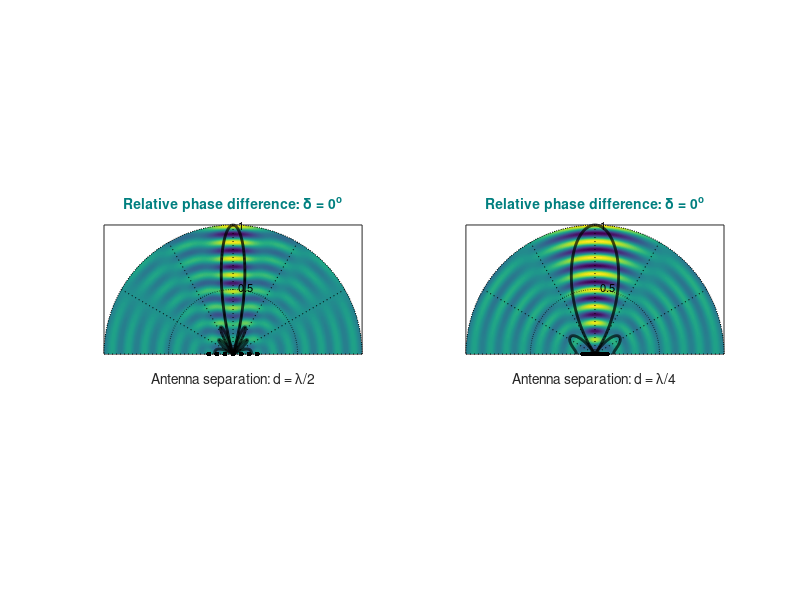
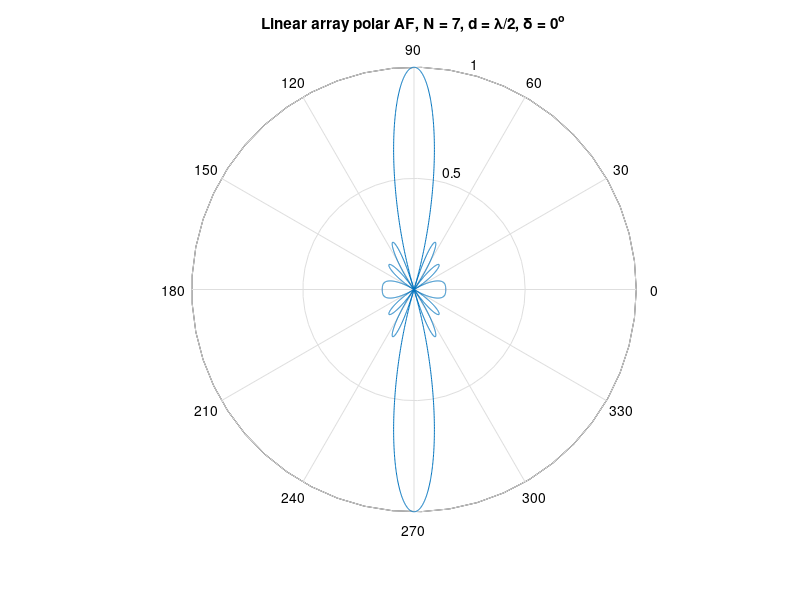
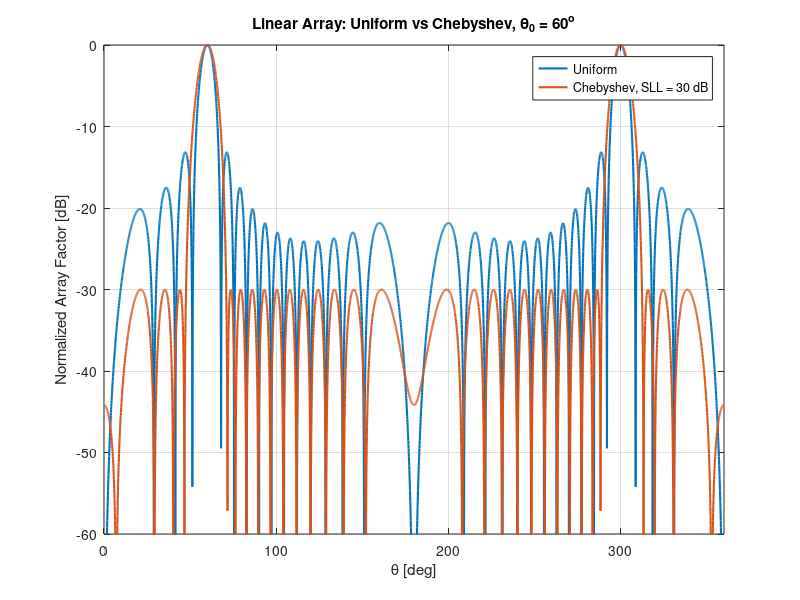
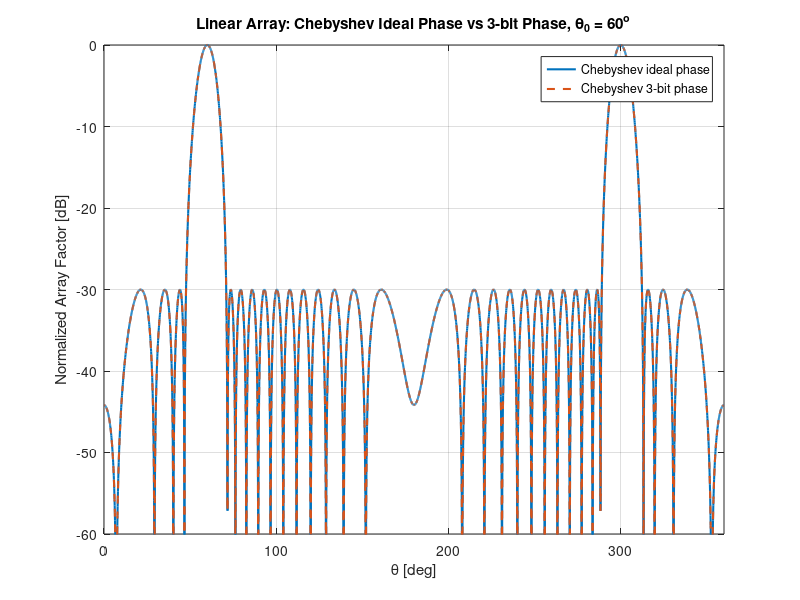

The MATLAB source for these figures, in order: (Note: this script raises an error after producing the figures.)
function results = s9()
% Complete phased-array MATLAB demo combining:
%   1) Original-style spatial field snapshots E(x,y,t)
%   2) Original-style polar array-factor plots
%   3) Chebyshev amplitude tapering
%   4) 3-bit reference comparison and 1-5 bit phase-quantization study
%   5) Linear vs circular array comparison
%   6) Numerical metrics: HPBW, PSLL, pointing error, quantization loss
%   7) Circular-array Chebyshev tapering and phase quantization
%   8) Side-by-side 55/60 deg phase-quantization plots, metrics, and table
% All studies use the SAME array-centered phase reference as s7.m.

clear; clc; close all;
set(0,'defaultFigureColor',[1 1 1]);

%  1. Physical and numerical parameters
freq   = 28e9;          % Hz
c      = 3e8;          % m/s
lambda = c/freq;       % wavelength
T      = 1/freq;       % period
omega  = 2*pi*freq;    % angular frequency
k      = 2*pi/lambda;  % wavenumber

% Angular grid for array-factor plots
theta = linspace(0, 2*pi, 4001);
thetaDeg = theta*180/pi;

% Spatial grid parameters for field snapshots
Ns = 30;               % samples per wavelength
Rmax = 8*lambda;       % field view radius
t0 = 0;                % one time snapshot

%  2. Original-style visualization, like the first demo
%  7-element linear array, d = lambda/2 and d = lambda/4, broadside

N0 = 7;
theta0_original = pi/2;       % broadside for linear array along x-axis
ampUniform7 = ones(N0,1);

[xLin_half,    yLin_half]    = linearArray2D(N0, lambda/2);
[xLin_quarter, yLin_quarter] = linearArray2D(N0, lambda/4);

figure('Name','Original-style field snapshots');
subplot(1,2,1);
plotFieldSnapshotAxes(gca, xLin_half, yLin_half, ampUniform7, theta, ...
    theta0_original, k, omega, t0, lambda, Ns, Rmax, inf, true, ...
    'Antenna separation: d = \lambda/2', ...
    'Relative phase difference: \delta = 0^o');

subplot(1,2,2);
plotFieldSnapshotAxes(gca, xLin_quarter, yLin_quarter, ampUniform7, theta, ...
    theta0_original, k, omega, t0, lambda, Ns, Rmax, inf, true, ...
    'Antenna separation: d = \lambda/4', ...
    'Relative phase difference: \delta = 0^o');

% Original-style polar plot of the array factor
AF_original = arrayFactor2D(xLin_half, yLin_half, ampUniform7, theta, ...
    theta0_original, k, inf);

figure('Name','Original-style polar array factor');
polar(theta, AF_original/max(AF_original));
title('Linear array polar AF, N = 7, d = \lambda/2, \delta = 0^o');

%  3. Extended study parameters
N = 16;                 % number of elements for the extended study
d = lambda/2;           % nominal inter-element spacing
theta0_deg = 60;        % off-broadside steering angle
theta0 = theta0_deg*pi/180;

SLL = 30;               % Chebyshev sidelobe target in dB
B = 3;                  % 3-bit baseline for the original comparisons
analysisSectorDeg = 180;

if exist('chebwin','file') ~= 2
    error(['chebwin was not found. It requires the Signal Processing Toolbox. ', ...
           'Install it or replace wCheb with another taper.']);
end

%  4. Create geometries
[xLin, yLin]   = linearArray2D(N, d);
[xCirc, yCirc] = circularArray2D(N, d);

%  5. Amplitude weights
wUniform = ones(N,1);

wCheb = chebwin(N, SLL);
wCheb = wCheb / max(wCheb);

%  6. Compute array factors
% Linear array
AF_lin_uniform_ideal = arrayFactor2D(xLin, yLin, wUniform, theta, theta0, k, inf);
AF_lin_cheb_ideal    = arrayFactor2D(xLin, yLin, wCheb,    theta, theta0, k, inf);
AF_lin_uniform_q     = arrayFactor2D(xLin, yLin, wUniform, theta, theta0, k, B);
AF_lin_cheb_q        = arrayFactor2D(xLin, yLin, wCheb,    theta, theta0, k, B);

% Circular array
AF_circ_uniform_ideal = arrayFactor2D(xCirc, yCirc, wUniform, theta, theta0, k, inf);
AF_circ_uniform_q     = arrayFactor2D(xCirc, yCirc, wUniform, theta, theta0, k, B);
AF_circ_cheb_ideal    = arrayFactor2D(xCirc, yCirc, wCheb,    theta, theta0, k, inf);
AF_circ_cheb_q        = arrayFactor2D(xCirc, yCirc, wCheb,    theta, theta0, k, B);

% Extended phase-quantization study: linear Chebyshev, 1-5 bits.
% IMPORTANT: Keep the array-centered phase reference used in s7.m.
% No first-element phase subtraction is applied at any resolution.
% Evaluate over the FRONT half-plane to avoid the mirrored main beam of
% a linear array (the full 0-360 deg pattern contains front/back ambiguity).
% Use a fine 0.01-deg angular sampling grid for accurate numerical metrics.
bitValues = 1:5;
steeringAnglesDeg = [55 60];
thetaStudy = linspace(0, pi, 18001);
thetaStudyDeg = thetaStudy*180/pi;
nAngles = numel(steeringAnglesDeg);
nBits = numel(bitValues);

AFstudyIdeal = cell(nAngles,1);
AFstudyQuant = cell(nAngles,nBits);
metricsIdeal = cell(nAngles,1);
metricsQuant = cell(nAngles,nBits);
lossPeak_dB = zeros(nAngles,nBits);
lossTarget_dB = zeros(nAngles,nBits);
psll_dB = zeros(nAngles,nBits);
pointingError_deg = zeros(nAngles,nBits);
hpbw_deg = zeros(nAngles,nBits);

for ia = 1:nAngles
    steer = steeringAnglesDeg(ia)*pi/180;
    AFstudyIdeal{ia} = arrayFactor2D(xLin, yLin, wCheb, thetaStudy, steer, k, inf);
    % sectorDeg = 360 includes the entire sampled front half-plane.
    metricsIdeal{ia} = patternMetrics(thetaStudy, AFstudyIdeal{ia}, steer, 360);

    [~, idxTarget] = min(abs(thetaStudy - steer));
    idealPeak = max(AFstudyIdeal{ia});

    for ib = 1:nBits
        bits = bitValues(ib);
        AFstudyQuant{ia,ib} = arrayFactor2D(xLin, yLin, wCheb, ...
                                             thetaStudy, steer, k, bits);
        metricsQuant{ia,ib} = patternMetrics(thetaStudy, ...
                                             AFstudyQuant{ia,ib}, steer, 360);

        % dB loss of the actual pattern peak, relative to the ideal peak.
        lossPeak_dB(ia,ib) = 20*log10(idealPeak / ...
                                      max(AFstudyQuant{ia,ib}));
        % dB loss exactly at the REQUESTED steering angle.
        lossTarget_dB(ia,ib) = 20*log10(idealPeak / ...
                                        AFstudyQuant{ia,ib}(idxTarget));
        psll_dB(ia,ib) = metricsQuant{ia,ib}.PSLLdB;
        pointingError_deg(ia,ib) = metricsQuant{ia,ib}.pointingErrorDeg;
        hpbw_deg(ia,ib) = metricsQuant{ia,ib}.HPBWdeg;
    end
end

%  7. dB plots for analytical comparison
figure('Name','Linear uniform vs Chebyshev');
plot(thetaDeg, normDb(AF_lin_uniform_ideal), 'LineWidth', 1.5); hold on;
plot(thetaDeg, normDb(AF_lin_cheb_ideal),    'LineWidth', 1.5);
grid on; ylim([-60 0]); xlim([0 360]);
xlabel('\theta [deg]');
ylabel('Normalized Array Factor [dB]');
title(['Linear Array: Uniform vs Chebyshev, \theta_0 = ' num2str(theta0_deg) '^o']);
legend('Uniform', ['Chebyshev, SLL = ' num2str(SLL) ' dB']);

figure('Name','Linear phase quantization');
plot(thetaDeg, normDb(AF_lin_cheb_ideal), 'LineWidth', 1.5); hold on;
plot(thetaDeg, normDb(AF_lin_cheb_q), '--', 'LineWidth', 1.5);
grid on; ylim([-60 0]); xlim([0 360]);
xlabel('\theta [deg]');
ylabel('Normalized Array Factor [dB]');
title(['Linear Array: Chebyshev Ideal Phase vs ' num2str(B) '-bit Phase, \theta_0 = ' num2str(theta0_deg) '^o']);
legend('Chebyshev ideal phase', ['Chebyshev ' num2str(B) '-bit phase']);

% Both angles in one figure: fixed ideal-peak reference is preferred
% because it shows gain loss AND distortion simultaneously. No duplicate
% self-normalized figure (which hides gain loss) is generated.
lineTypes = {'--','-.',':','--','-'};
lineColors = lines(nBits);
legendText = [{'Ideal'}, arrayfun(@(b) sprintf('%d-bit',b), ...
                                   bitValues, 'UniformOutput', false)];
figure('Name','Linear Chebyshev: 55 and 60 deg (same centered reference)');
for ia = 1:nAngles
    subplot(1,2,ia);
    idealPeak = max(AFstudyIdeal{ia});
    plot(thetaStudyDeg, 20*log10(AFstudyIdeal{ia}/idealPeak + eps), ...
         'k-', 'LineWidth', 2);
    hold on;
    for ib = 1:nBits
        plot(thetaStudyDeg, ...
             20*log10(AFstudyQuant{ia,ib}/idealPeak + eps), ...
             'LineStyle', lineTypes{ib}, 'Color', lineColors(ib,:), ...
             'LineWidth', 1.5);
    end
    grid on; xlim([0 180]); ylim([-60 2]);
    xlabel('Angle [deg]');
    ylabel('Array factor relative to ideal peak [dB]');
    title(sprintf('Linear Chebyshev, steering = %d deg', ...
                  steeringAnglesDeg(ia)));
    legend(legendText, 'Location', 'southwest');
end

figure('Name','Linear vs circular');
plot(thetaDeg, normDb(AF_lin_uniform_ideal),  'LineWidth', 1.5); hold on;
plot(thetaDeg, normDb(AF_circ_uniform_ideal), 'LineWidth', 1.5);
grid on; ylim([-60 0]); xlim([0 360]);
xlabel('\theta [deg]');
ylabel('Normalized Array Factor [dB]');
title(['Linear Array vs Circular Array, \theta_0 = ' num2str(theta0_deg) '^o']);
legend('Linear array', 'Circular array');

figure('Name','Circular uniform vs Chebyshev');
plot(thetaDeg, normDb(AF_circ_uniform_ideal), 'LineWidth', 1.5); hold on;
plot(thetaDeg, normDb(AF_circ_cheb_ideal),    'LineWidth', 1.5);
grid on; ylim([-60 0]); xlim([0 360]);
xlabel('\theta [deg]');
ylabel('Normalized Array Factor [dB]');
title(['Circular Array: Uniform vs Chebyshev, \theta_0 = ' num2str(theta0_deg) '^o']);
legend('Circular uniform', ['Circular Chebyshev, SLL = ' num2str(SLL) ' dB']);

figure('Name','Circular phase quantization');
plot(thetaDeg, normDb(AF_circ_uniform_ideal), 'LineWidth', 1.5); hold on;
plot(thetaDeg, normDb(AF_circ_uniform_q), '--', 'LineWidth', 1.5);
grid on; ylim([-60 0]); xlim([0 360]);
xlabel('\theta [deg]');
ylabel('Normalized Array Factor [dB]');
title(['Circular Array: Uniform Ideal Phase vs ' num2str(B) '-bit Phase, \theta_0 = ' num2str(theta0_deg) '^o']);
legend('Circular uniform ideal phase', ['Circular uniform ' num2str(B) '-bit phase']);

figure('Name','Circular Chebyshev phase quantization');
plot(thetaDeg, normDb(AF_circ_cheb_ideal), 'LineWidth', 1.5); hold on;
plot(thetaDeg, normDb(AF_circ_cheb_q), '--', 'LineWidth', 1.5);
grid on; ylim([-60 0]); xlim([0 360]);
xlabel('\theta [deg]');
ylabel('Normalized Array Factor [dB]');
title(['Circular Array: Chebyshev Ideal Phase vs ' num2str(B) '-bit Phase, \theta_0 = ' num2str(theta0_deg) '^o']);
legend('Circular Chebyshev ideal phase', ['Circular Chebyshev ' num2str(B) '-bit phase']);

%  8. Extended field snapshots, now including tapering, quantization,
%  and circular geometry
figure('Name','Extended field snapshots');
subplot(1,3,1);
plotFieldSnapshotAxes(gca, xLin, yLin, wCheb, theta, theta0, k, omega, ...
    t0, lambda, Ns, Rmax, B, false, ...
    ['Linear Chebyshev, ' num2str(B) '-bit phase'], ...
    ['\theta_0 = ' num2str(theta0_deg) '^o']);

subplot(1,3,2);
plotFieldSnapshotAxes(gca, xCirc, yCirc, wUniform, theta, theta0, k, omega, ...
    t0, lambda, Ns, Rmax, B, false, ...
    ['Circular uniform, ' num2str(B) '-bit phase'], ...
    ['\theta_0 = ' num2str(theta0_deg) '^o']);

subplot(1,3,3);
plotFieldSnapshotAxes(gca, xCirc, yCirc, wCheb, theta, theta0, k, omega, ...
    t0, lambda, Ns, Rmax, B, false, ...
    ['Circular Chebyshev, ' num2str(B) '-bit phase'], ...
    ['\theta_0 = ' num2str(theta0_deg) '^o']);

%  9. Metrics for the original comparisons (3-bit baseline)
m_lin_uniform_ideal  = patternMetrics(theta, AF_lin_uniform_ideal, theta0, analysisSectorDeg);
m_lin_cheb_ideal     = patternMetrics(theta, AF_lin_cheb_ideal,    theta0, analysisSectorDeg);
m_lin_cheb_q         = patternMetrics(theta, AF_lin_cheb_q,        theta0, analysisSectorDeg);
m_circ_uniform_ideal = patternMetrics(theta, AF_circ_uniform_ideal, theta0, analysisSectorDeg);
m_circ_uniform_q     = patternMetrics(theta, AF_circ_uniform_q,     theta0, analysisSectorDeg);
m_circ_cheb_ideal    = patternMetrics(theta, AF_circ_cheb_ideal,    theta0, analysisSectorDeg);
m_circ_cheb_q        = patternMetrics(theta, AF_circ_cheb_q,        theta0, analysisSectorDeg);

loss_lin_cheb_q_dB  = quantizationLoss(theta, AF_lin_cheb_ideal, ...
                                      AF_lin_cheb_q, theta0, analysisSectorDeg);
loss_circ_q_dB      = quantizationLoss(theta, AF_circ_uniform_ideal, ...
                                      AF_circ_uniform_q, theta0, analysisSectorDeg);
loss_circ_cheb_q_dB = quantizationLoss(theta, AF_circ_cheb_ideal, ...
                                      AF_circ_cheb_q, theta0, analysisSectorDeg);

fprintf('\n============================================================\n');
fprintf('Final phased-array demo metrics\n');
fprintf('freq = %.3e Hz, lambda = %.3f m\n', freq, lambda);
fprintf('N = %d, d/lambda = %.3f, baseline steering = %.1f deg\n', ...
        N, d/lambda, theta0_deg);
fprintf('Original 3-bit metrics use a +/- %.1f deg angular sector.\n', ...
        analysisSectorDeg/2);
fprintf('============================================================\n\n');

printMetrics('Linear uniform ideal', m_lin_uniform_ideal);
printMetrics('Linear Chebyshev ideal', m_lin_cheb_ideal);
printMetrics(sprintf('Linear Chebyshev %d-bit', B), m_lin_cheb_q);
fprintf('Linear Chebyshev %d-bit peak gain loss: %.3f dB\n\n', ...
        B, loss_lin_cheb_q_dB);

% 10. Comparison table, including ideal reference for both angles.
% 'PeakGainLoss' compares the peaks of the actual and ideal patterns;
% 'TargetGainLoss' compares their response at the desired steering angle.
nRows = nAngles * (nBits + 1);
steeringCol = zeros(nRows,1);
caseCol = cell(nRows,1);
peakLossCol = zeros(nRows,1);
targetLossCol = zeros(nRows,1);
psllCol = zeros(nRows,1);
errorCol = zeros(nRows,1);
hpbwCol = zeros(nRows,1);

ir = 0;
for ia = 1:nAngles
    ir = ir + 1;
    steeringCol(ir) = steeringAnglesDeg(ia);
    caseCol{ir} = 'Ideal';
    peakLossCol(ir) = 0;
    targetLossCol(ir) = 0;
    psllCol(ir) = metricsIdeal{ia}.PSLLdB;
    errorCol(ir) = metricsIdeal{ia}.pointingErrorDeg;
    hpbwCol(ir) = metricsIdeal{ia}.HPBWdeg;

    for ib = 1:nBits
        ir = ir + 1;
        steeringCol(ir) = steeringAnglesDeg(ia);
        caseCol{ir} = sprintf('%d-bit', bitValues(ib));
        peakLossCol(ir) = lossPeak_dB(ia,ib);
        targetLossCol(ir) = lossTarget_dB(ia,ib);
        psllCol(ir) = psll_dB(ia,ib);
        errorCol(ir) = pointingError_deg(ia,ib);
        hpbwCol(ir) = hpbw_deg(ia,ib);
    end
end

results = table(steeringCol, caseCol, peakLossCol, targetLossCol, ...
                psllCol, errorCol, hpbwCol, ...
                'VariableNames', {'Steering_deg', 'Resolution', ...
                'PeakGainLoss_dB', 'TargetGainLoss_dB', 'PSLL_dB', ...
                'PointingError_deg', 'HPBW_deg'});

fprintf('============================================================\n');
fprintf('LINEAR CHEBYSHEV: 1-5 BITS AT 55 AND 60 DEG\n');
fprintf('Metrics use the front half-plane 0-180 deg, 0.01 deg grid.\n');
fprintf('Gain loss is POSITIVE for degradation, PSLL is negative.\n');
fprintf('Signed pointing error = nearest equal-height main peak - target angle.\n');
fprintf('NOTE: 1-bit phase can produce a symmetric equal-height beam (PSLL near 0 dB).\n');
fprintf('Phase reference and quantizer match s7.m (array centered, MATLAB round).\n');
fprintf('============================================================\n');
disp(results);

figure('Name','Quantization metrics at 55 and 60 deg (1-5 bits)');
angleColors = lines(nAngles);
subplot(1,3,1);
hold on;
for ia = 1:nAngles
    plot(bitValues, lossPeak_dB(ia,:), '-o', 'LineWidth', 1.8, ...
         'Color', angleColors(ia,:), 'MarkerSize', 6);
end
grid on; xlim([0.8 5.2]); xticks(bitValues);
xlabel('Phase resolution [bits]'); ylabel('Peak gain loss [dB]');
title('Gain loss');
legend({'55 deg','60 deg'}, 'Location','northeast');

subplot(1,3,2);
hold on;
for ia = 1:nAngles
    plot(bitValues, psll_dB(ia,:), '-o', 'LineWidth', 1.8, ...
         'Color', angleColors(ia,:), 'MarkerSize', 6);
end
grid on; xlim([0.8 5.2]); xticks(bitValues);
xlabel('Phase resolution [bits]'); ylabel('PSLL [dB]');
title('Peak sidelobe level');
legend({'55 deg','60 deg'}, 'Location','northeast');

subplot(1,3,3);
hold on;
for ia = 1:nAngles
    plot(bitValues, abs(pointingError_deg(ia,:)), '-o', ...
         'LineWidth', 1.8, 'Color', angleColors(ia,:), ...
         'MarkerSize', 6);
end
grid on; xlim([0.8 5.2]); xticks(bitValues);
xlabel('Phase resolution [bits]'); ylabel('|Pointing error| [deg]');
title('Absolute pointing error');
legend({'55 deg','60 deg'}, 'Location','northeast');

printMetrics('Circular uniform ideal', m_circ_uniform_ideal);
printMetrics(['Circular uniform ' num2str(B) '-bit'], m_circ_uniform_q);
fprintf('Circular uniform quantization peak loss: %.3f dB\n\n', loss_circ_q_dB);

printMetrics('Circular Chebyshev ideal', m_circ_cheb_ideal);
printMetrics(['Circular Chebyshev ' num2str(B) '-bit'], m_circ_cheb_q);
fprintf('Circular Chebyshev quantization peak loss: %.3f dB\n', loss_circ_cheb_q_dB);

fprintf('============================================================\n');

end

% Local functions
function [x, y] = linearArray2D(N, d)
    n = (0:N-1).';
    x = (n - (N-1)/2) * d;
    y = zeros(N,1);
end

function [x, y] = circularArray2D(N, d)
    n = (0:N-1).';

    % Radius chosen so that adjacent chord spacing is approximately d
    R = d / (2*sin(pi/N));

    alpha = 2*pi*n/N;
    x = R*cos(alpha);
    y = R*sin(alpha);
end

function AF = arrayFactor2D(x, y, amp, theta, theta0, k, phaseBits)

    x = x(:);
    y = y(:);
    amp = amp(:);

    phi = steeringPhases(x, y, theta0, k, phaseBits);
    w = amp .* exp(1j*phi);

    AF = zeros(size(theta));
    for it = 1:length(theta)
        spatialPhase = k*(x*cos(theta(it)) + y*sin(theta(it)));
        AF(it) = abs(sum(w .* exp(1j*spatialPhase)));
    end
end

function phi = steeringPhases(x, y, theta0, k, phaseBits)

    % Same array-centered reference as s7.m.
    % No subtraction of phi(1): all phases are quantized as in s7.m.
    phi = -k*(x*cos(theta0) + y*sin(theta0));

    if isfinite(phaseBits)
        phi = quantizePhase(phi, phaseBits);
    end
end

function phiQ = quantizePhase(phi, B)

    L = 2^B;
    deltaPhi = 2*pi/L;

    % Same quantizer as s7.m, including MATLAB round() tie behavior.
    phiWrapped = angle(exp(1j*phi));
    phiQ = deltaPhi * round(phiWrapped/deltaPhi);
    phiQ = angle(exp(1j*phiQ));
end

function ydb = normDb(AF)
    AF = abs(AF);
    ydb = 20*log10(AF/max(AF) + eps);
end

function plotFieldSnapshotAxes(ax, xe, ye, amp, theta, theta0, k, omega, ...
    t0, lambda, Ns, Rmax, phaseBits, upperHalfOnly, xLabelText, titleText)

    axes(ax);

    ds = lambda/Ns;
    R = 0:ds:Rmax;

    xg = R.'*cos(theta);
    yg = R.'*sin(theta);

    phi = steeringPhases(xe, ye, theta0, k, phaseBits);

    E = zeros(size(xg));

    for n = 1:length(xe)
        Rn = sqrt((xg - xe(n)).^2 + (yg - ye(n)).^2);
        E = E + amp(n)*cos(omega*t0 - k*Rn + phi(n));
    end

    % Normalize field only for visualization
    E = E / (max(abs(E(:))) + eps);

    normScale = Rmax;

    pcolor(xg/normScale, yg/normScale, E);
    shading interp;
    hold on;

%     % Array factor overlay in normalized polar coordinates
    AF = arrayFactor2D(xe, ye, amp, theta, theta0, k, phaseBits);
    AF = AF / max(AF);

    addPolarGrid(upperHalfOnly);

    plot(AF.*cos(theta), AF.*sin(theta), 'k', 'LineWidth', 2);

    % Element positions
    plot(xe/normScale, ye/normScale, 'k.', 'MarkerSize', 12);

    axis equal;

    if upperHalfOnly
        xlim([-1 1]);
        ylim([0 1]);
    else
        xlim([-1 1]);
        ylim([-1 1]);
    end

    xlabel(xLabelText, 'FontSize', 10);
    title(titleText, 'FontSize', 10, 'Color', [0 0.5 0.5]);

    set(gca,'XTick',[]);
    set(gca,'YTick',[]);
    box on;
end

function addPolarGrid(upperHalfOnly)

    th = linspace(0, 2*pi, 720);

    if upperHalfOnly
        thGrid = linspace(0, pi, 361);
    else
        thGrid = th;
    end

    % Radius circles
    radii = [0.5 1.0];
    for r = radii
        plot(r*cos(thGrid), r*sin(thGrid), ':k', 'LineWidth', 0.7);
    end

    % Angle spokes
    if upperHalfOnly
        angleList = 0:30:180;
    else
        angleList = 0:30:330;
    end

    for a = angleList
        ar = a*pi/180;
        plot([0 cos(ar)], [0 sin(ar)], ':k', 'LineWidth', 0.7);
    end

    % Small labels similar to the original plot
    text(0.04, 0.52, '0.5', 'FontSize', 8);
    text(0.04, 1.00, '1', 'FontSize', 8);
end

function loss_dB = quantizationLoss(theta, AFideal, AFq, theta0, sectorDeg)

    rel = wrapToPiLocal(theta - theta0);
    sectorRad = (sectorDeg*pi/180)/2;
    mask = abs(rel) <= sectorRad;

    peakIdeal = max(abs(AFideal(mask)));
    peakQ     = max(abs(AFq(mask)));

    % Positive dB value = gain reduction due to phase quantization.
    loss_dB = 20*log10(peakIdeal / (peakQ + eps));
end

function m = patternMetrics(theta, AF, theta0, sectorDeg)

    AF = abs(AF);
    rel = wrapToPiLocal(theta - theta0);

    sectorRad = (sectorDeg*pi/180)/2;
    mask = abs(rel) <= sectorRad;

    relSect = rel(mask);
    AFSect  = AF(mask);

    [relSort, order] = sort(relSect);
    AFSort = AFSect(order);

    [peakVal, idxPeak] = max(AFSort);
    % For tied (or numerically identical) maxima, select the beam closest
    % to the requested direction. This is essential for 1-bit real weights,
    % which create symmetric equal-amplitude beams in this geometry.
    tiedPeaks = find(AFSort >= peakVal*(1-1e-10));
    if numel(tiedPeaks) > 1
        [~, closestIdx] = min(abs(relSort(tiedPeaks)));
        idxPeak = tiedPeaks(closestIdx);
    end
    AFNorm = AFSort / peakVal;
    AFdB = 20*log10(AFNorm + eps);

    peakRel = relSort(idxPeak);
    m.peakAngleDeg = wrapTo360Local((theta0 + peakRel)*180/pi);
    m.pointingErrorDeg = peakRel*180/pi;

    % HPBW: -3 dB crossings
    left = idxPeak;
    while left > 1 && AFdB(left) > -3
        left = left - 1;
    end

    right = idxPeak;
    while right < length(AFdB) && AFdB(right) > -3
        right = right + 1;
    end

    if left == 1 || right == length(AFdB)
        m.HPBWdeg = NaN;
    else
        leftCross = interpCrossing(relSort(left), relSort(left+1), ...
            AFdB(left), AFdB(left+1), -3);
        rightCross = interpCrossing(relSort(right-1), relSort(right), ...
            AFdB(right-1), AFdB(right), -3);
        m.HPBWdeg = (rightCross - leftCross)*180/pi;
    end

    % Approximate first nulls around the main lobe
    leftNull = idxPeak - 1;
    while leftNull > 2
        if AFNorm(leftNull) < AFNorm(leftNull-1) && AFNorm(leftNull) < AFNorm(leftNull+1)
            break;
        end
        leftNull = leftNull - 1;
    end

    rightNull = idxPeak + 1;
    while rightNull < length(AFNorm)-1
        if AFNorm(rightNull) < AFNorm(rightNull-1) && AFNorm(rightNull) < AFNorm(rightNull+1)
            break;
        end
        rightNull = rightNull + 1;
    end

    sllMask = true(size(AFNorm));

    if leftNull > 2 && rightNull < length(AFNorm)-1
        sllMask(leftNull:rightNull) = false;
    else
        if ~isnan(m.HPBWdeg)
            mainHalfWidth = (m.HPBWdeg*pi/180);
            sllMask(abs(relSort - peakRel) <= mainHalfWidth) = false;
        else
            sllMask(max(1,idxPeak-20):min(length(AFNorm),idxPeak+20)) = false;
        end
    end

    if any(sllMask)
        m.PSLLdB = max(AFdB(sllMask));
    else
        m.PSLLdB = NaN;
    end
end

function x = interpCrossing(x1, x2, y1, y2, yTarget)
    if abs(y2-y1) < eps
        x = (x1+x2)/2;
    else
        x = x1 + (yTarget-y1)*(x2-x1)/(y2-y1);
    end
end

function printMetrics(name, m)
    fprintf('%s\n', name);
    fprintf('  Peak angle      : %.2f deg\n', m.peakAngleDeg);
    fprintf('  Pointing error  : %.2f deg\n', m.pointingErrorDeg);
    fprintf('  HPBW            : %.2f deg\n', m.HPBWdeg);
    fprintf('  PSLL            : %.2f dB\n\n', m.PSLLdB);
end

function y = wrapToPiLocal(x)
    y = mod(x + pi, 2*pi) - pi;
end

function y = wrapTo360Local(xDeg)
    y = mod(xDeg, 360);
end
